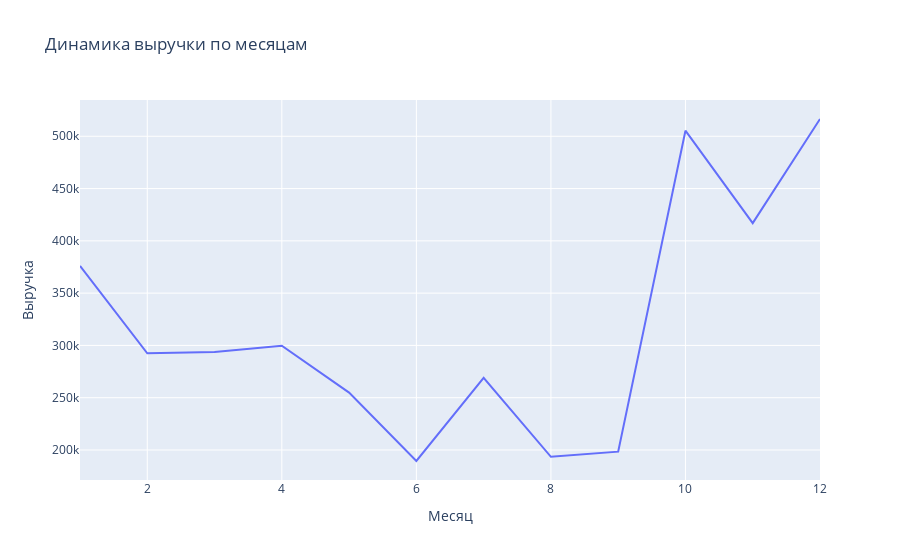
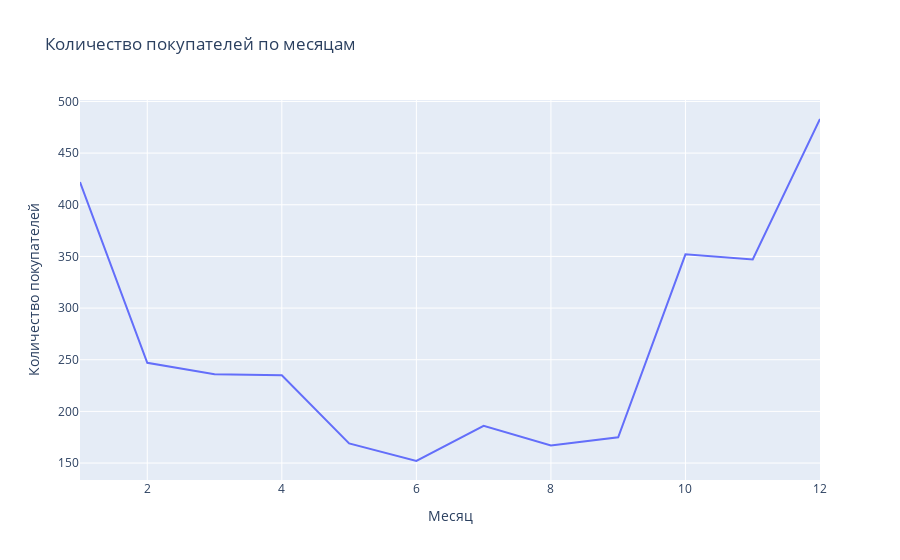

Notebook code cell kept with these figures, in order:
### Code cell
fig = px.line(ecom_1, x='month', y='price_order', title='Динамика выручки по месяцам')
fig.update_layout(
    yaxis_title='Выручка',
    xaxis_title='Месяц')
fig.show()


fig = px.line(ecom_1, x='month', y='customer_id', title='Количество покупателей по месяцам')
fig.update_layout(
    yaxis_title='Количество покупателей',
    xaxis_title='Месяц')
fig.show()

### Figure 1 — Plotly figure (JSON) as saved in the notebook; plotly's stock layout.template omitted (floating-point values rounded to 4 significant figures)
{"data": [{"hovertemplate": "month=%{x}<br>price_order=%{y}<extra></extra>", "legendgroup": "", "line": {"color": "#636efa", "dash": "solid"}, "marker": {"symbol": "circle"}, "mode": "lines", "name": "", "orientation": "v", "showlegend": false, "type": "scatter", "x": [1, 2, 3, 4, 5, 6, 7, 8, 9, 10, 11, 12], "xaxis": "x", "y": [376000.0, 292508, 293701, 299644, 254913, 189470, 268938, 193485, 198413, 505363, 416900.0, 516500.0], "yaxis": "y"}], "layout": {"legend": {"tracegroupgap": 0}, "title": {"text": "Динамика выручки по месяцам"}, "xaxis": {"anchor": "y", "domain": [0, 1], "title": {"text": "Месяц"}}, "yaxis": {"anchor": "x", "domain": [0, 1], "title": {"text": "Выручка"}}}}

### Figure 2 — Plotly figure (JSON) as saved in the notebook; plotly's stock layout.template omitted (floating-point values rounded to 4 significant figures)
{"data": [{"hovertemplate": "month=%{x}<br>customer_id=%{y}<extra></extra>", "legendgroup": "", "line": {"color": "#636efa", "dash": "solid"}, "marker": {"symbol": "circle"}, "mode": "lines", "name": "", "orientation": "v", "showlegend": false, "type": "scatter", "x": [1, 2, 3, 4, 5, 6, 7, 8, 9, 10, 11, 12], "xaxis": "x", "y": [422, 247, 236, 235, 169, 152, 186, 167, 175, 352, 347, 483], "yaxis": "y"}], "layout": {"legend": {"tracegroupgap": 0}, "title": {"text": "Количество покупателей по месяцам"}, "xaxis": {"anchor": "y", "domain": [0, 1], "title": {"text": "Месяц"}}, "yaxis": {"anchor": "x", "domain": [0, 1], "title": {"text": "Количество покупателей"}}}}
